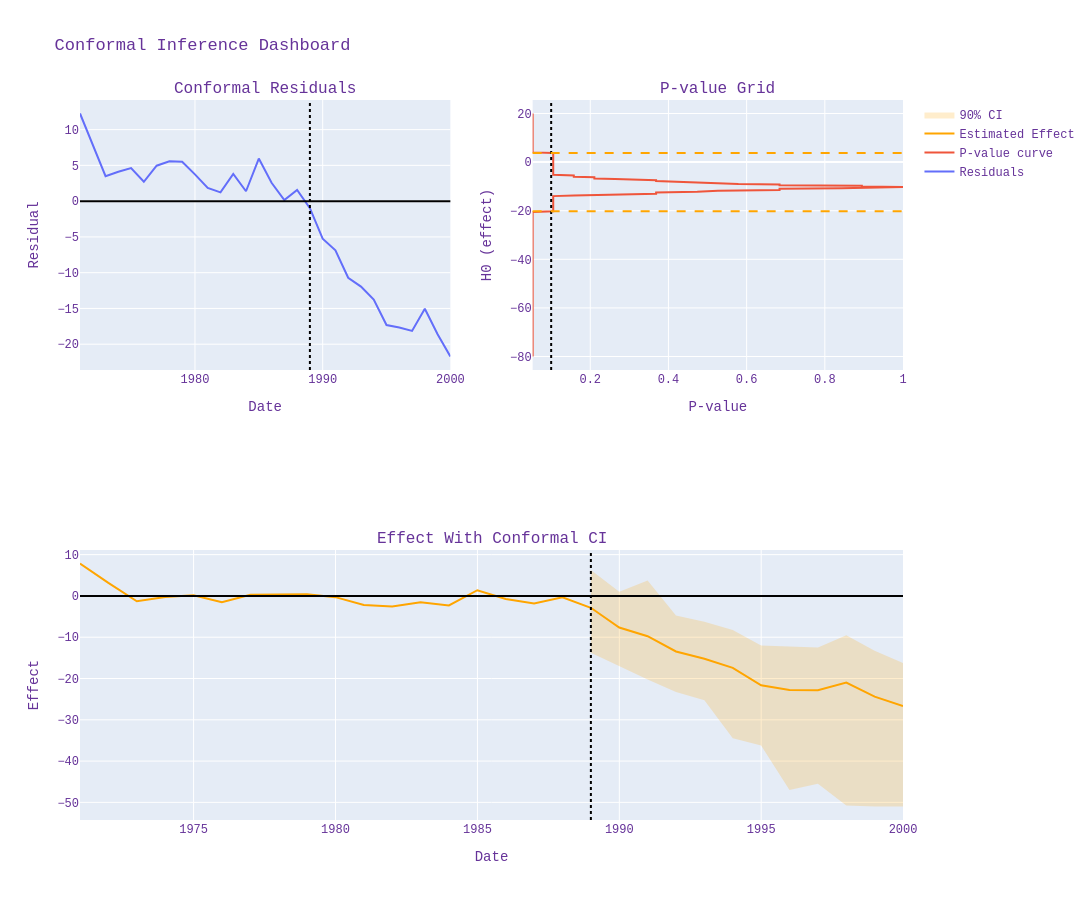

Notebook code for this chart:
### Markdown cell above
### 7.5 Единый conformal dashboard

Что делаем:
- объединяем residuals, p-value grid и CI в одну визуализацию.

Зачем:
- быстрое end-to-end чтение качества и неопределённости эффекта.

### Code cell
sc_feature.plot_conformal_dashboard(
    feature="cigsale",
    nulls=null_grid,
    window=window,
    period=period,
    intervention_start=start,
    alpha=0.1,
    q=1,
)

### Figure 1 — Plotly figure (JSON) as saved in the notebook; plotly's stock layout.template omitted (floating-point values rounded to 4 significant figures; data arrays with more than 128 entries replaced by an {"elided": "..."} marker saying what was removed)
{"data": [{"mode": "lines", "name": "Residuals", "type": "scatter", "x": ["1970-12-31T00:00:00", "1971-12-31T00:00:00", "1972-12-31T00:00:00", "1973-12-31T00:00:00", "1974-12-31T00:00:00", "1975-12-31T00:00:00", "1976-12-31T00:00:00", "1977-12-31T00:00:00", "1978-12-31T00:00:00", "1979-12-31T00:00:00", "1980-12-31T00:00:00", "1981-12-31T00:00:00", "1982-12-31T00:00:00", "1983-12-31T00:00:00", "1984-12-31T00:00:00", "1985-12-31T00:00:00", "1986-12-31T00:00:00", "1987-12-31T00:00:00", "1988-12-31T00:00:00", "1989-12-31T00:00:00", "1990-12-31T00:00:00", "1991-12-31T00:00:00", "1992-12-31T00:00:00", "1993-12-31T00:00:00", "1994-12-31T00:00:00", "1995-12-31T00:00:00", "1996-12-31T00:00:00", "1997-12-31T00:00:00", "1998-12-31T00:00:00", "1999-12-31T00:00:00"], "xaxis": "x", "y": [12.25, 7.984, 3.492, 4.104, 4.629, 2.708, 4.955, 5.565, 5.504, 3.737, 1.86, 1.232, 3.803, 1.383, 5.953, 2.559, 0.1555, 1.562, -0.9882, -5.242, -6.868, -10.71, -11.95, -13.75, -17.32, -17.67, -18.14, -15.05, -18.6, -21.72], "yaxis": "y"}, {"mode": "lines", "name": "P-value curve", "type": "scatter", "x": {"elided": "401 float values"}, "xaxis": "x2", "y": {"elided": "401 float values"}, "yaxis": "y2"}, {"line": {"color": "orange"}, "mode": "lines", "name": "Estimated Effect", "type": "scatter", "x": ["1970-12-31T00:00:00", "1971-12-31T00:00:00", "1972-12-31T00:00:00", "1973-12-31T00:00:00", "1974-12-31T00:00:00", "1975-12-31T00:00:00", "1976-12-31T00:00:00", "1977-12-31T00:00:00", "1978-12-31T00:00:00", "1979-12-31T00:00:00", "1980-12-31T00:00:00", "1981-12-31T00:00:00", "1982-12-31T00:00:00", "1983-12-31T00:00:00", "1984-12-31T00:00:00", "1985-12-31T00:00:00", "1986-12-31T00:00:00", "1987-12-31T00:00:00", "1988-12-31T00:00:00", "1989-12-31T00:00:00", "1990-12-31T00:00:00", "1991-12-31T00:00:00", "1992-12-31T00:00:00", "1993-12-31T00:00:00", "1994-12-31T00:00:00", "1995-12-31T00:00:00", "1996-12-31T00:00:00", "1997-12-31T00:00:00", "1998-12-31T00:00:00", "1999-12-31T00:00:00"], "xaxis": "x3", "y": [7.854, 3.18, -1.284, -0.2369, 0.1599, -1.545, 0.2664, 0.3715, 0.4062, -0.2932, -2.196, -2.577, -1.529, -2.289, 1.379, -0.7258, -1.803, -0.3148, -2.869, -7.661, -9.746, -13.46, -15.21, -17.42, -21.66, -22.8, -22.86, -20.99, -24.38, -26.68], "yaxis": "y3"}, {"hoverinfo": "skip", "line": {"width": 0}, "mode": "lines", "showlegend": false, "type": "scatter", "x": ["1988-12-31T00:00:00", "1989-12-31T00:00:00", "1990-12-31T00:00:00", "1991-12-31T00:00:00", "1992-12-31T00:00:00", "1993-12-31T00:00:00", "1994-12-31T00:00:00", "1995-12-31T00:00:00", "1996-12-31T00:00:00", "1997-12-31T00:00:00", "1998-12-31T00:00:00", "1999-12-31T00:00:00"], "xaxis": "x3", "y": [6.25, 1.0, 3.75, -4.75, -6.25, -8.25, -12.0, -12.25, -12.5, -9.5, -13.25, -16.25], "yaxis": "y3"}, {"fill": "tonexty", "fillcolor": "rgba(255,165,0,0.2)", "line": {"width": 0}, "mode": "lines", "name": "90% CI", "type": "scatter", "x": ["1988-12-31T00:00:00", "1989-12-31T00:00:00", "1990-12-31T00:00:00", "1991-12-31T00:00:00", "1992-12-31T00:00:00", "1993-12-31T00:00:00", "1994-12-31T00:00:00", "1995-12-31T00:00:00", "1996-12-31T00:00:00", "1997-12-31T00:00:00", "1998-12-31T00:00:00", "1999-12-31T00:00:00"], "xaxis": "x3", "y": [-13.75, -17.0, -20.25, -23.25, -25.25, -34.5, -36.25, -47.0, -45.5, -50.75, -51.0, -51.0], "yaxis": "y3"}], "layout": {"annotations": [{"font": {"size": 16}, "showarrow": false, "text": "Conformal Residuals", "x": 0.225, "xanchor": "center", "xref": "paper", "y": 1.0, "yanchor": "bottom", "yref": "paper"}, {"font": {"size": 16}, "showarrow": false, "text": "P-value Grid", "x": 0.775, "xanchor": "center", "xref": "paper", "y": 1.0, "yanchor": "bottom", "yref": "paper"}, {"font": {"size": 16}, "showarrow": false, "text": "Effect With Conformal CI", "x": 0.5, "xanchor": "center", "xref": "paper", "y": 0.375, "yanchor": "bottom", "yref": "paper"}], "font": {"color": "RebeccaPurple", "family": "Courier New, monospace", "size": 12}, "height": 900, "shapes": [{"line": {"color": "black", "width": 2}, "type": "line", "x0": 0, "x1": 1, "xref": "x domain", "y0": 0.0, "y1": 0.0, "yref": "y"}, {"line": {"color": "black", "dash": "dot"}, "type": "line", "x0": 599500000000.0, "x1": 599500000000.0, "xref": "x", "y0": 0, "y1": 1, "yref": "y domain"}, {"line": {"color": "black", "dash": "dot"}, "type": "line", "x0": 0.1, "x1": 0.1, "xref": "x2", "y0": 0, "y1": 1, "yref": "y2 domain"}, {"line": {"color": "orange", "dash": "dash"}, "type": "line", "x0": 0, "x1": 1, "xref": "x2 domain", "y0": -20.25, "y1": -20.25, "yref": "y2"}, {"line": {"color": "orange", "dash": "dash"}, "type": "line", "x0": 0, "x1": 1, "xref": "x2 domain", "y0": 3.75, "y1": 3.75, "yref": "y2"}, {"line": {"color": "black", "width": 2}, "type": "line", "x0": 0, "x1": 1, "xref": "x3 domain", "y0": 0.0, "y1": 0.0, "yref": "y3"}, {"line": {"color": "black", "dash": "dot"}, "type": "line", "x0": 599500000000.0, "x1": 599500000000.0, "xref": "x3", "y0": 0, "y1": 1, "yref": "y3 domain"}], "title": {"text": "Conformal Inference Dashboard"}, "width": 1300, "xaxis": {"anchor": "y", "domain": [0.0, 0.45], "title": {"text": "Date"}}, "xaxis2": {"anchor": "y2", "domain": [0.55, 1.0], "title": {"text": "P-value"}}, "xaxis3": {"anchor": "y3", "domain": [0.0, 1.0], "title": {"text": "Date"}}, "yaxis": {"anchor": "x", "domain": [0.625, 1.0], "title": {"text": "Residual"}}, "yaxis2": {"anchor": "x2", "domain": [0.625, 1.0], "title": {"text": "H0 (effect)"}}, "yaxis3": {"anchor": "x3", "domain": [0.0, 0.375], "title": {"text": "Effect"}}}}
